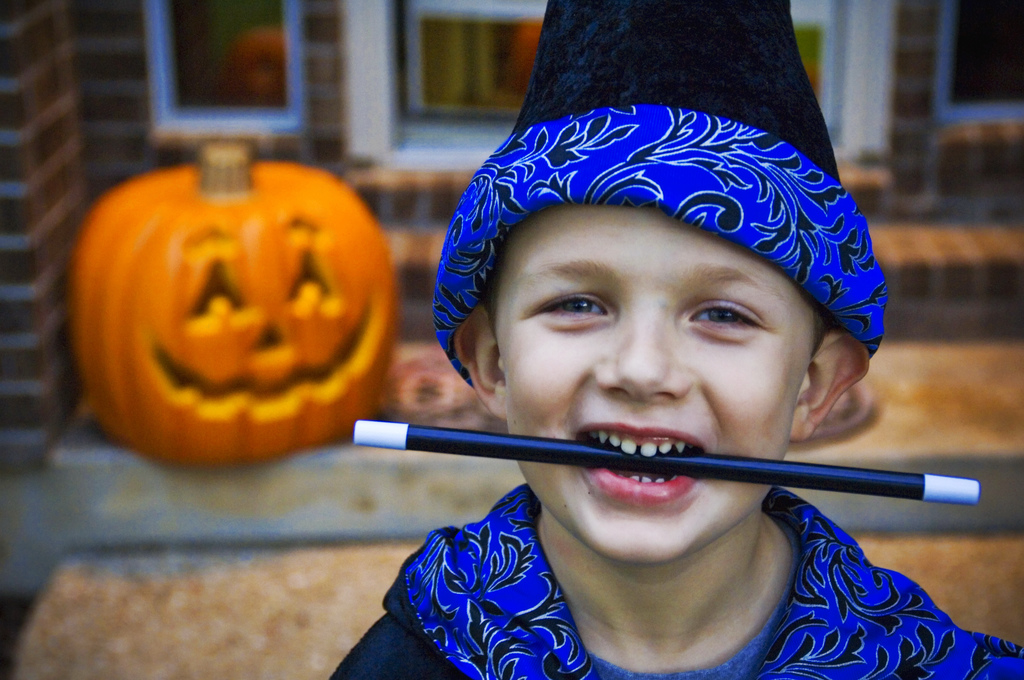
%> input picture images/child.jpg, 1024 x 680 px
$ octave compare.m   (GNU Octave 9; MATLAB toolbox functions it lacks are replaced by stand-ins)
%> lines starting %> are read from the running program, lines starting %| are printed output that depends on the picture
clc;
clear;


imagename='images/child.jpg';
M=rgb2gray(imread(imagename));
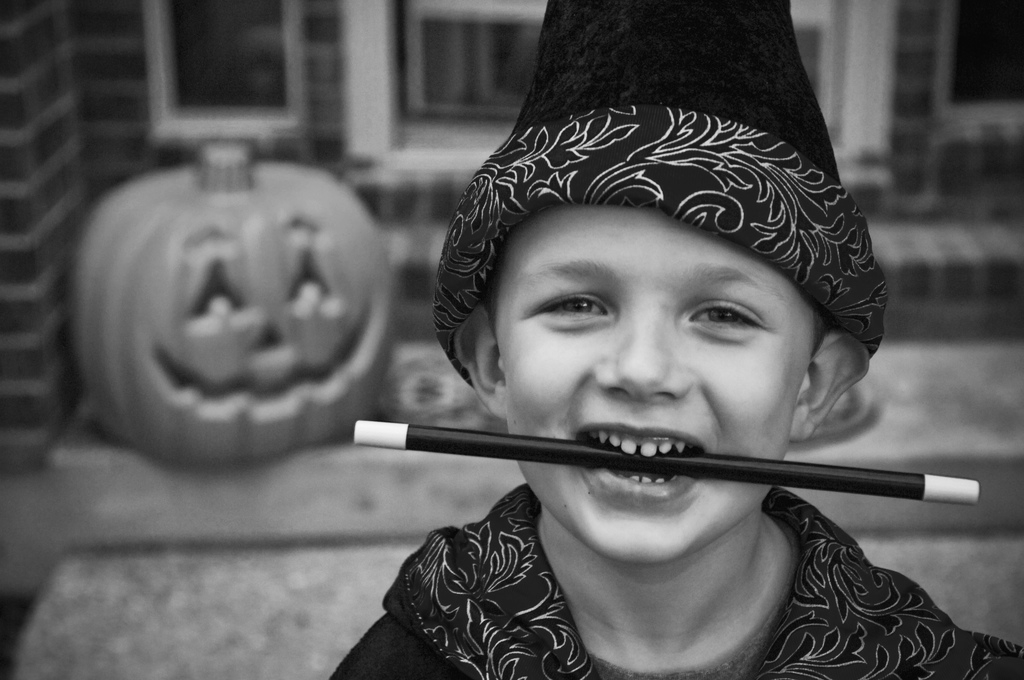
%> M: size 680x1024 uint8; min 2, max 247, mean 88.5
figure();imshow(M);
T = padarray(M,[1,1],'replicate','both');

X = .5*(T(2:end-1,3:end)-T(2:end-1,1:end-2));
 Y = .5*(T(3:end,2:end-1)-T(1:end-2,2:end-1));
G = abs(X)+abs(Y);
figure();imshow(G);
%> after `imshow(G)`:
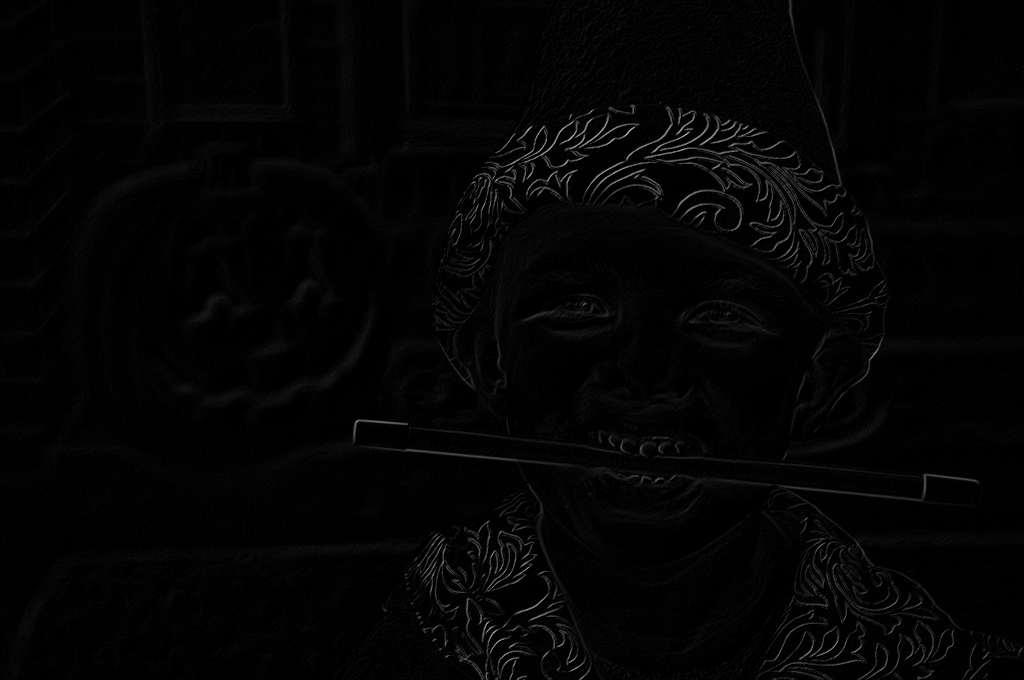
%> displayed picture: size 680x1024, on the screen's scale of 0 to 255; min 0, max 186, mean 3.9

edge1=edge(M,'canny');
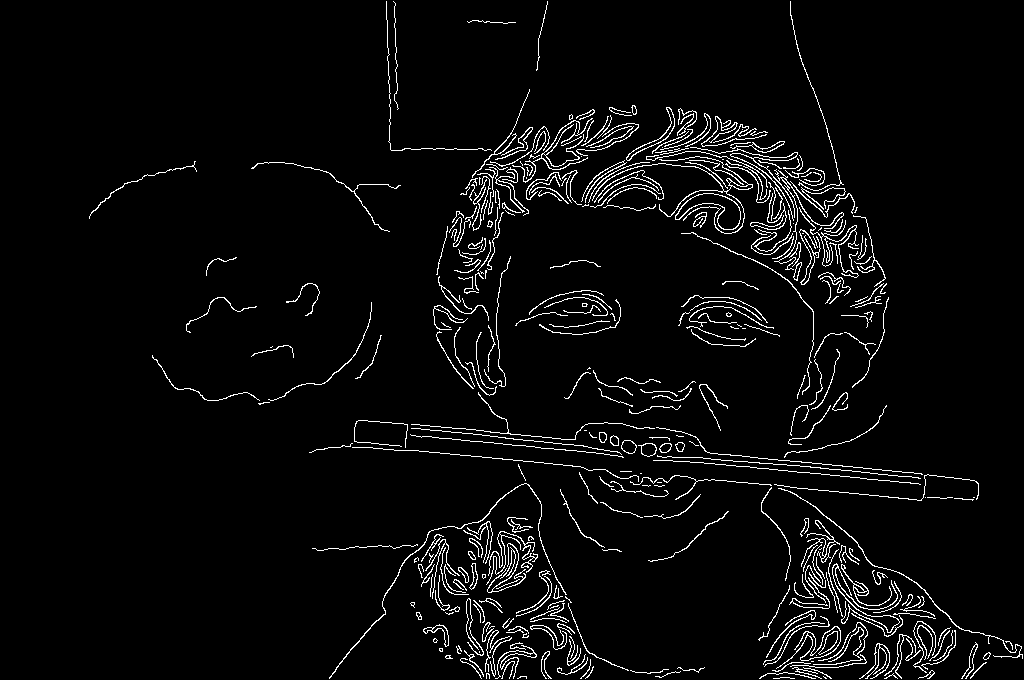
%> edge1: size 680x1024 logical; 4% white in thin lines or dots
figure();imshow(edge1);


% imagename1='yyyy.png';
% W=imread(imagename1);

% cannyIg=rgb2gray(M);
gausFilter = fspecial('gaussian',[5,5],4.5);
cannyIgs=imfilter(M,gausFilter,'replicate');
SE=edge(cannyIgs,'canny');
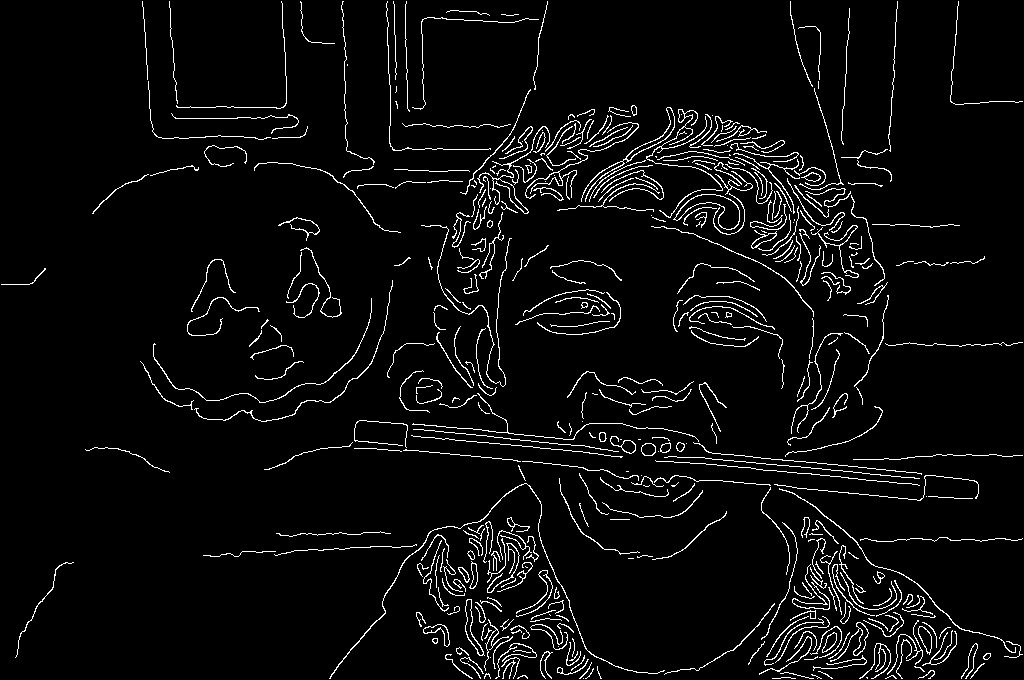
%> SE: size 680x1024 logical; 4.5% white in thin lines or dots
figure(), imshow(SE)

$ run again, with images/battleship.jpg copied over images/child.jpg
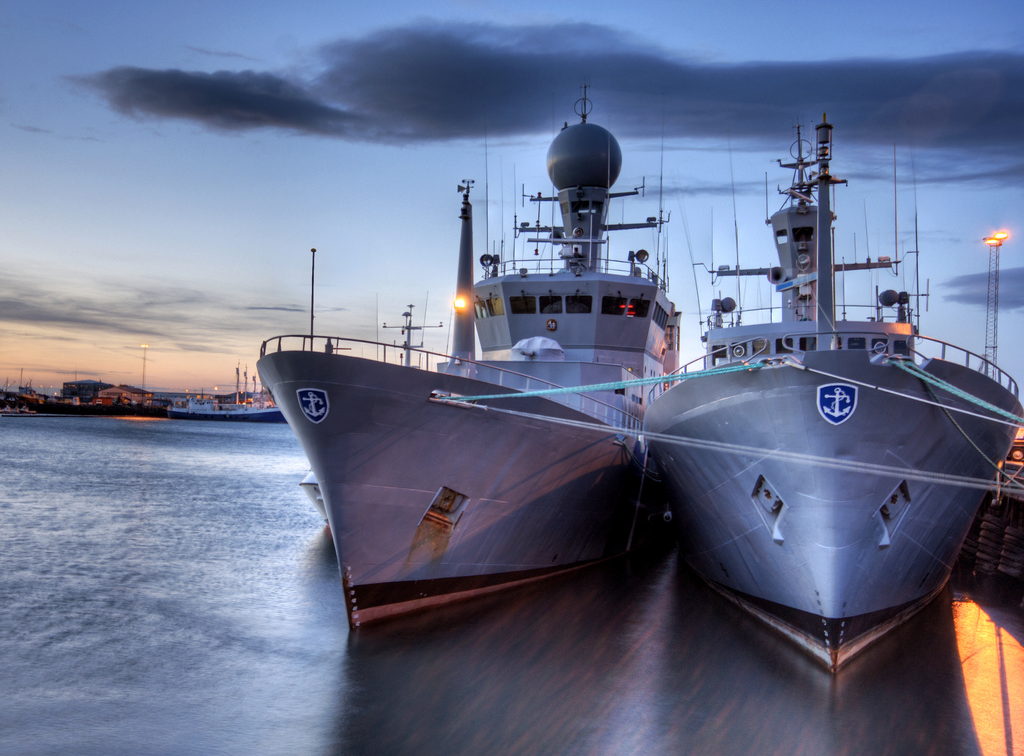
%> input picture images/battleship.jpg, 1024 x 756 px
%> `edge1=edge(M,'canny');`:
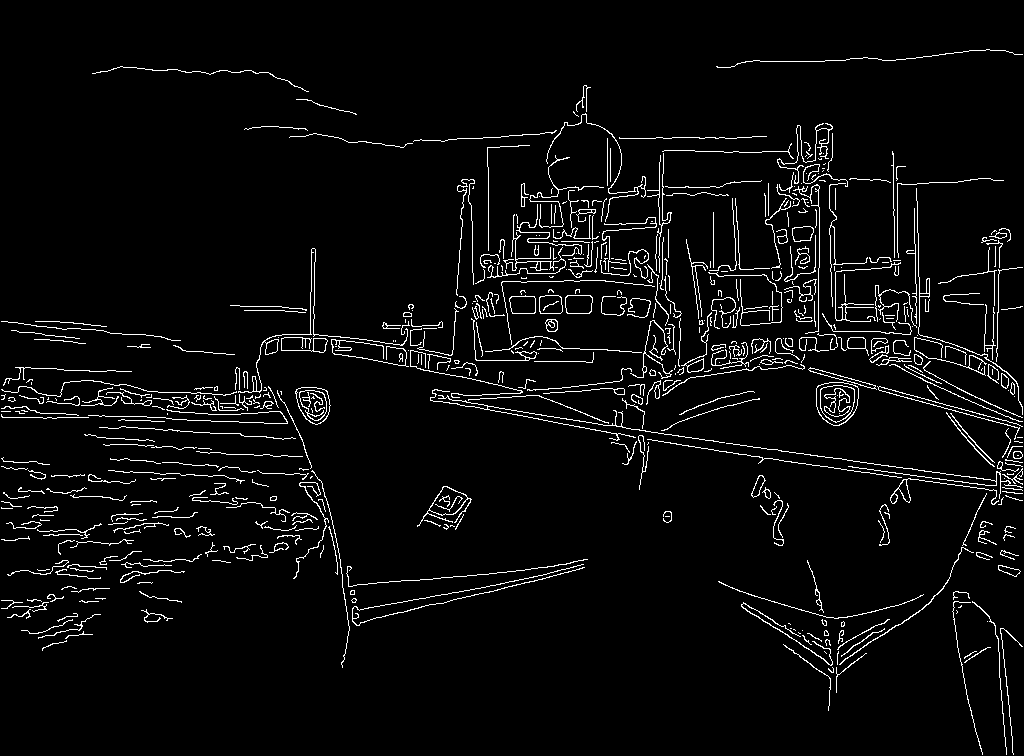
%> edge1: size 756x1024 logical; 4.2% white in thin lines or dots
%> `SE=edge(cannyIgs,'canny');`:
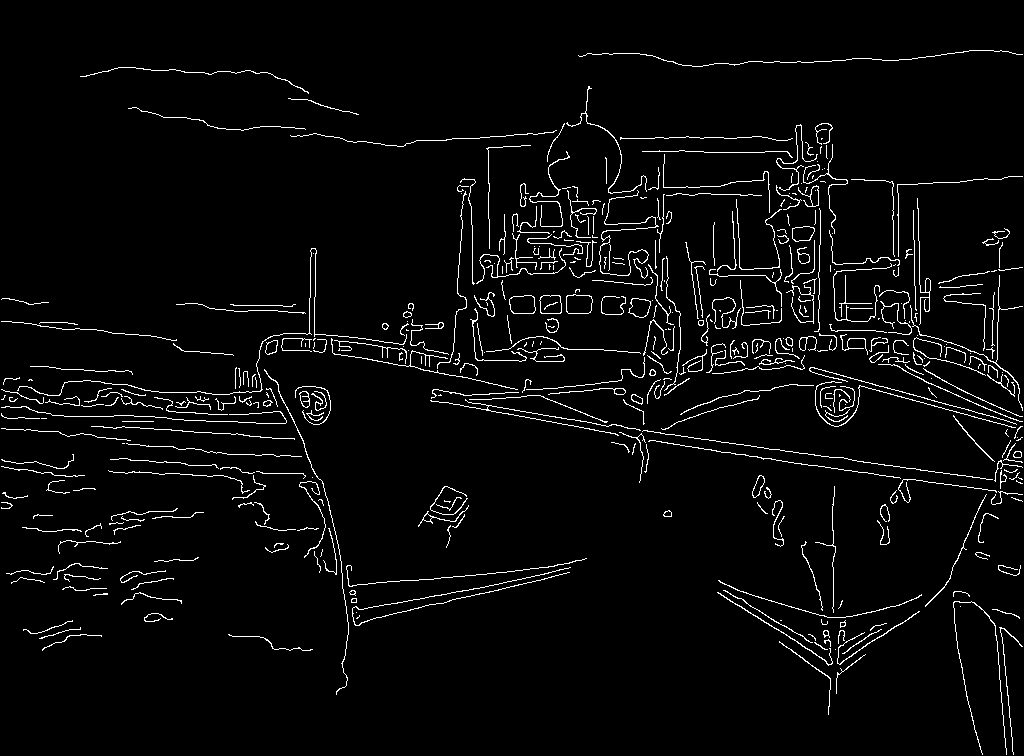
%> SE: size 756x1024 logical; 3.6% white in thin lines or dots
